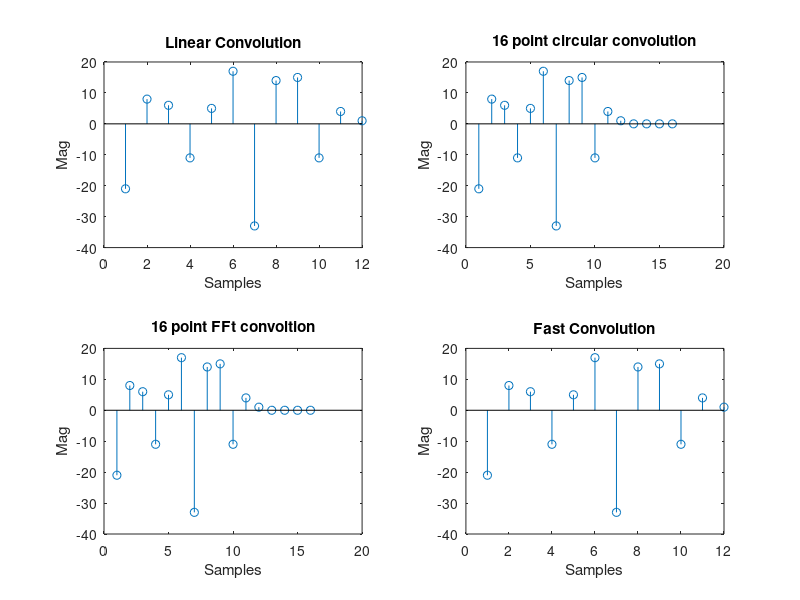

Source code (MATLAB):
% This is a dummy test for the overlap save method of convolution 
% Given in HW 5, Problem 5, ECE 5200
% Problem statement:
% 
% Let x[n] be a length 10 signal given by [-7,-2,3,-1,0,6,-7,-2,6,1], and 
% let h[n] be a length 3 signal given by [3, -2, 1]. For parts (a) through 
% (d) below, show your work and the final output.
% 
% a.)
% 
% Use the MATLAB command conv to evaluate the linear convolution, 
% x[n] ? h[n]
% 
% given
x = [-7 -2 3 -1 0 6 -7 -2 6 1];
h = [3 -2 1];

lincon = conv(x,h);

% b.)
% 
% Use the MATLAB command cconv to evaluate the circular convolution, 
% x[n] cN
% h[n], for N = 16.

ccon = cconv(x,h,16);

% c.)

% Use MATLAB to compute the N-DFTs X[k] and H[k] for N = 16, and to compute 
% the inverse N-DFT of Y [k] = X[k]H[k] for N = 16.
% Hint: The MATLAB command fft(x, N) computes the N -DFT of a vector x 
% representing the sequence. The MATLAB command ifft(x, N) computes the 
% inverse N -DFT of x.

X = fft(x,16);
H = fft(h,16);

Y = X.*H;

y = ifft(Y);

% d.)

% Use the overlap-save method with segments of length N = 8 to find the 
% linear convolution of x[n] and h[n]. Indicate how many segments of x[n] 
% are needed, and what sequences you used for each segment. To find the 
% circular convolution for each segment, you may either compute it by hand 
% in the time domain, use the cconv command in MATLAB, or perform fast 
% convolution using the fft and ifft commands in MATLAB.

%x needs to be padded with two zeros at the beginning and four zeros at the
%end. (the two zeros at the beginning is for length(h)-1 -- has to do wth circular
%convolution) (The 4 zeros at the end is so you can fit exactly two
%segments into the padded vector x. Otherwise, one of the segments will be
%cut short.)
paddedx = [0 0 x 0 0 0 0];

seg1 = cconv(h,paddedx(1:8),8); %8 is the length of the segment
seg1 = seg1(3:end); %because of circular convolution, the first length(h)-1 values of each segment are garbage.
%the above step is throwing away those garbage values. In this case, h is
%lingth 3, so we get rid of the first two values in the convolution.


%For this example, I have simply done direct form convolution again for the
%second segment. However, for this second segment, you can use an fft/ifft
%combination to greatly save on computational cost. This is what the paper
%is telling us to do. It turns out that for very small legnths of
%convolution, direct form is fast, which is why you start the first segment
%off with a direct form convoltuion. But, for longer segments, fft/ifft
%convolution is much more efficient.


seg2 = cconv(h,paddedx(7:end),8); %the location of this second convoltuion segment is 
%such that we can throw away the first two "garbage" values and have it
%line up with the first segment.
seg2 = seg2(3:end); %again, we throw away the first two values because they are garbage due to circular convolution.

fasty = [seg1 seg2]; %place the two segments together to form the fast convolution chain

figure
subplot(2,2,1)
stem(lincon)
title('Linear Convolution')
ylabel('Mag')
xlabel('Samples')

subplot(2,2,2)
stem(ccon)
title('16 point circular convolution')
ylabel('Mag')
xlabel('Samples')

subplot(2,2,3)
stem(y)
title('16 point FFt convoltion')
ylabel('Mag')
xlabel('Samples')

subplot(2,2,4)
stem(fasty)
title('Fast Convolution')
ylabel('Mag')
xlabel('Samples')